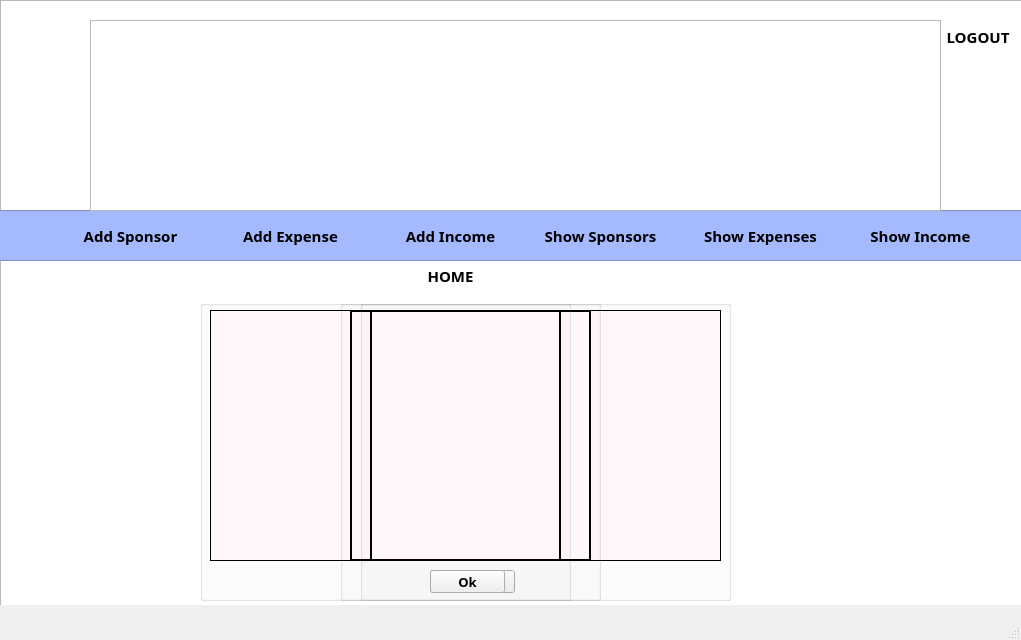
<?xml version="1.0" encoding="UTF-8"?>
<ui version="4.0">
 <class>financeClass</class>
 <widget class="QMainWindow" name="financeClass">
  <property name="geometry">
   <rect>
    <x>0</x>
    <y>0</y>
    <width>1021</width>
    <height>640</height>
   </rect>
  </property>
  <property name="font">
   <font>
    <family>Segoe Print</family>
    <pointsize>16</pointsize>
   </font>
  </property>
  <property name="windowTitle">
   <string>finance</string>
  </property>
  <property name="styleSheet">
   <string notr="true">background-image: url(:/finance/Abstract-wallpaper-for-PC-87 (1).jpg);</string>
  </property>
  <property name="inputMethodHints">
   <set>Qt::ImhDigitsOnly</set>
  </property>
  <widget class="QWidget" name="centralWidget">
   <widget class="QGraphicsView" name="graphicsView">
    <property name="geometry">
     <rect>
      <x>90</x>
      <y>20</y>
      <width>851</width>
      <height>191</height>
     </rect>
    </property>
    <property name="styleSheet">
     <string notr="true">background-image: url(:/Login1/logo.png);</string>
    </property>
   </widget>
   <widget class="QGraphicsView" name="graphicsView_2">
    <property name="geometry">
     <rect>
      <x>-10</x>
      <y>210</y>
      <width>1041</width>
      <height>51</height>
     </rect>
    </property>
    <property name="toolTip">
     <string>&lt;html&gt;&lt;head/&gt;&lt;body&gt;&lt;p&gt;asda&lt;/p&gt;&lt;/body&gt;&lt;/html&gt;</string>
    </property>
    <property name="autoFillBackground">
     <bool>true</bool>
    </property>
    <property name="styleSheet">
     <string notr="true">background-color: rgb(165, 185, 255);</string>
    </property>
   </widget>
   <widget class="QPushButton" name="addsponsorbutton">
    <property name="geometry">
     <rect>
      <x>70</x>
      <y>220</y>
      <width>121</width>
      <height>31</height>
     </rect>
    </property>
    <property name="font">
     <font>
      <family>Segoe Print</family>
      <pointsize>11</pointsize>
      <weight>75</weight>
      <bold>true</bold>
     </font>
    </property>
    <property name="cursor">
     <cursorShape>PointingHandCursor</cursorShape>
    </property>
    <property name="styleSheet">
     <string notr="true">background-image: url(:/finance/Untitled.png);</string>
    </property>
    <property name="text">
     <string>Add Sponsor</string>
    </property>
    <property name="flat">
     <bool>true</bool>
    </property>
   </widget>
   <widget class="QPushButton" name="addexpensebutton">
    <property name="geometry">
     <rect>
      <x>230</x>
      <y>220</y>
      <width>121</width>
      <height>31</height>
     </rect>
    </property>
    <property name="font">
     <font>
      <family>Segoe Print</family>
      <pointsize>11</pointsize>
      <weight>75</weight>
      <bold>true</bold>
     </font>
    </property>
    <property name="cursor">
     <cursorShape>PointingHandCursor</cursorShape>
    </property>
    <property name="styleSheet">
     <string notr="true">background-image: url(:/finance/Untitled.png);</string>
    </property>
    <property name="text">
     <string>Add Expense</string>
    </property>
    <property name="flat">
     <bool>true</bool>
    </property>
   </widget>
   <widget class="QPushButton" name="addincomebutton">
    <property name="geometry">
     <rect>
      <x>390</x>
      <y>220</y>
      <width>121</width>
      <height>31</height>
     </rect>
    </property>
    <property name="font">
     <font>
      <family>Segoe Print</family>
      <pointsize>11</pointsize>
      <weight>75</weight>
      <bold>true</bold>
     </font>
    </property>
    <property name="cursor">
     <cursorShape>PointingHandCursor</cursorShape>
    </property>
    <property name="styleSheet">
     <string notr="true">background-image: url(:/finance/Untitled.png);</string>
    </property>
    <property name="text">
     <string>Add Income</string>
    </property>
    <property name="flat">
     <bool>true</bool>
    </property>
   </widget>
   <widget class="QPushButton" name="showsponsorsbutton">
    <property name="geometry">
     <rect>
      <x>540</x>
      <y>220</y>
      <width>121</width>
      <height>31</height>
     </rect>
    </property>
    <property name="font">
     <font>
      <family>Segoe Print</family>
      <pointsize>11</pointsize>
      <weight>75</weight>
      <bold>true</bold>
     </font>
    </property>
    <property name="cursor">
     <cursorShape>PointingHandCursor</cursorShape>
    </property>
    <property name="styleSheet">
     <string notr="true">background-image: url(:/finance/Untitled.png);</string>
    </property>
    <property name="text">
     <string>Show Sponsors</string>
    </property>
    <property name="flat">
     <bool>true</bool>
    </property>
   </widget>
   <widget class="QPushButton" name="showexpensesbutton">
    <property name="geometry">
     <rect>
      <x>700</x>
      <y>220</y>
      <width>121</width>
      <height>31</height>
     </rect>
    </property>
    <property name="font">
     <font>
      <family>Segoe Print</family>
      <pointsize>11</pointsize>
      <weight>75</weight>
      <bold>true</bold>
     </font>
    </property>
    <property name="cursor">
     <cursorShape>PointingHandCursor</cursorShape>
    </property>
    <property name="styleSheet">
     <string notr="true">background-image: url(:/finance/Untitled.png);</string>
    </property>
    <property name="text">
     <string>Show Expenses</string>
    </property>
    <property name="flat">
     <bool>true</bool>
    </property>
   </widget>
   <widget class="QWidget" name="AddIncomeGroup" native="true">
    <property name="geometry">
     <rect>
      <x>350</x>
      <y>300</y>
      <width>241</width>
      <height>271</height>
     </rect>
    </property>
    <widget class="QPushButton" name="AddIncomeConfirmButton">
     <property name="geometry">
      <rect>
       <x>40</x>
       <y>220</y>
       <width>75</width>
       <height>23</height>
      </rect>
     </property>
     <property name="font">
      <font>
       <family>Segoe Print</family>
       <pointsize>10</pointsize>
       <weight>75</weight>
       <bold>true</bold>
      </font>
     </property>
     <property name="text">
      <string>Confirm</string>
     </property>
    </widget>
    <widget class="QPushButton" name="IncomeCanceButton">
     <property name="geometry">
      <rect>
       <x>140</x>
       <y>220</y>
       <width>75</width>
       <height>23</height>
      </rect>
     </property>
     <property name="font">
      <font>
       <family>Segoe Print</family>
       <pointsize>10</pointsize>
       <weight>75</weight>
       <bold>true</bold>
      </font>
     </property>
     <property name="text">
      <string>Cancel</string>
     </property>
    </widget>
    <widget class="QTextEdit" name="IncomeSponsorNameInput">
     <property name="geometry">
      <rect>
       <x>40</x>
       <y>20</y>
       <width>171</width>
       <height>31</height>
      </rect>
     </property>
     <property name="styleSheet">
      <string notr="true"/>
     </property>
     <property name="placeholderText">
      <string>        Sponsor Name (Required)</string>
     </property>
    </widget>
    <widget class="QTextEdit" name="IncomeSponsorDescriptionInput">
     <property name="geometry">
      <rect>
       <x>40</x>
       <y>110</y>
       <width>171</width>
       <height>101</height>
      </rect>
     </property>
     <property name="styleSheet">
      <string notr="true"/>
     </property>
     <property name="placeholderText">
      <string>              Description</string>
     </property>
    </widget>
   </widget>
   <widget class="QWidget" name="AddSponsorGroup" native="true">
    <property name="geometry">
     <rect>
      <x>350</x>
      <y>300</y>
      <width>241</width>
      <height>181</height>
     </rect>
    </property>
    <widget class="QPushButton" name="ConfirmAddSponsorButton">
     <property name="geometry">
      <rect>
       <x>40</x>
       <y>140</y>
       <width>75</width>
       <height>23</height>
      </rect>
     </property>
     <property name="font">
      <font>
       <family>Segoe Print</family>
       <pointsize>10</pointsize>
       <weight>75</weight>
       <bold>true</bold>
      </font>
     </property>
     <property name="text">
      <string>Confirm</string>
     </property>
    </widget>
    <widget class="QPushButton" name="CancelAddSponsorButton">
     <property name="geometry">
      <rect>
       <x>140</x>
       <y>140</y>
       <width>75</width>
       <height>23</height>
      </rect>
     </property>
     <property name="font">
      <font>
       <family>Segoe Print</family>
       <pointsize>10</pointsize>
       <weight>75</weight>
       <bold>true</bold>
      </font>
     </property>
     <property name="text">
      <string>Cancel</string>
     </property>
    </widget>
    <widget class="QTextEdit" name="SponsorLocationInput">
     <property name="geometry">
      <rect>
       <x>40</x>
       <y>60</y>
       <width>171</width>
       <height>31</height>
      </rect>
     </property>
     <property name="styleSheet">
      <string notr="true"/>
     </property>
     <property name="html">
      <string>&lt;!DOCTYPE HTML PUBLIC &quot;-//W3C//DTD HTML 4.0//EN&quot; &quot;http://www.w3.org/TR/REC-html40/strict.dtd&quot;&gt;
&lt;html&gt;&lt;head&gt;&lt;meta name=&quot;qrichtext&quot; content=&quot;1&quot; /&gt;&lt;style type=&quot;text/css&quot;&gt;
p, li { white-space: pre-wrap; }
&lt;/style&gt;&lt;/head&gt;&lt;body style=&quot; font-family:'MS Shell Dlg 2'; font-size:8.25pt; font-weight:400; font-style:normal;&quot;&gt;
&lt;p style=&quot;-qt-paragraph-type:empty; margin-top:0px; margin-bottom:0px; margin-left:0px; margin-right:0px; -qt-block-indent:0; text-indent:0px;&quot;&gt;&lt;br /&gt;&lt;/p&gt;&lt;/body&gt;&lt;/html&gt;</string>
     </property>
     <property name="placeholderText">
      <string>                   Location</string>
     </property>
    </widget>
    <widget class="QTextEdit" name="SponsorNameInput">
     <property name="geometry">
      <rect>
       <x>40</x>
       <y>20</y>
       <width>171</width>
       <height>31</height>
      </rect>
     </property>
     <property name="styleSheet">
      <string notr="true"/>
     </property>
     <property name="placeholderText">
      <string>         Sponsor Name (Required)</string>
     </property>
    </widget>
   </widget>
   <widget class="QWidget" name="AddExpenseGroup" native="true">
    <property name="geometry">
     <rect>
      <x>350</x>
      <y>300</y>
      <width>241</width>
      <height>181</height>
     </rect>
    </property>
    <widget class="QPushButton" name="ConfirmAddExpenseButton">
     <property name="geometry">
      <rect>
       <x>40</x>
       <y>140</y>
       <width>75</width>
       <height>23</height>
      </rect>
     </property>
     <property name="font">
      <font>
       <family>Segoe Print</family>
       <pointsize>10</pointsize>
       <weight>75</weight>
       <bold>true</bold>
      </font>
     </property>
     <property name="text">
      <string>Confirm</string>
     </property>
    </widget>
    <widget class="QPushButton" name="CancelAddExpenseButton">
     <property name="geometry">
      <rect>
       <x>140</x>
       <y>140</y>
       <width>75</width>
       <height>23</height>
      </rect>
     </property>
     <property name="font">
      <font>
       <family>Segoe Print</family>
       <pointsize>10</pointsize>
       <weight>75</weight>
       <bold>true</bold>
      </font>
     </property>
     <property name="text">
      <string>Cancel</string>
     </property>
    </widget>
    <widget class="QTextEdit" name="AddExpenseDescriptionInput">
     <property name="geometry">
      <rect>
       <x>40</x>
       <y>50</y>
       <width>171</width>
       <height>81</height>
      </rect>
     </property>
     <property name="styleSheet">
      <string notr="true"/>
     </property>
     <property name="html">
      <string>&lt;!DOCTYPE HTML PUBLIC &quot;-//W3C//DTD HTML 4.0//EN&quot; &quot;http://www.w3.org/TR/REC-html40/strict.dtd&quot;&gt;
&lt;html&gt;&lt;head&gt;&lt;meta name=&quot;qrichtext&quot; content=&quot;1&quot; /&gt;&lt;style type=&quot;text/css&quot;&gt;
p, li { white-space: pre-wrap; }
&lt;/style&gt;&lt;/head&gt;&lt;body style=&quot; font-family:'MS Shell Dlg 2'; font-size:8.25pt; font-weight:400; font-style:normal;&quot;&gt;
&lt;p style=&quot;-qt-paragraph-type:empty; margin-top:0px; margin-bottom:0px; margin-left:0px; margin-right:0px; -qt-block-indent:0; text-indent:0px;&quot;&gt;&lt;br /&gt;&lt;/p&gt;&lt;/body&gt;&lt;/html&gt;</string>
     </property>
     <property name="placeholderText">
      <string>            Description (Required)</string>
     </property>
    </widget>
   </widget>
   <widget class="QGroupBox" name="ShowExpenseGroup">
    <property name="geometry">
     <rect>
      <x>200</x>
      <y>300</y>
      <width>531</width>
      <height>301</height>
     </rect>
    </property>
    <property name="styleSheet">
     <string notr="true">background-color: rgb(255, 255, 255);</string>
    </property>
    <property name="title">
     <string/>
    </property>
    <widget class="QPushButton" name="ShowExpenseOkButton">
     <property name="geometry">
      <rect>
       <x>230</x>
       <y>270</y>
       <width>75</width>
       <height>23</height>
      </rect>
     </property>
     <property name="font">
      <font>
       <family>Segoe Print</family>
       <pointsize>10</pointsize>
       <weight>75</weight>
       <bold>true</bold>
      </font>
     </property>
     <property name="text">
      <string>Ok</string>
     </property>
    </widget>
    <widget class="QTableView" name="ShowExpenseTable">
     <property name="geometry">
      <rect>
       <x>10</x>
       <y>10</y>
       <width>511</width>
       <height>251</height>
      </rect>
     </property>
     <property name="styleSheet">
      <string notr="true">background-color: rgb(255, 247, 249);</string>
     </property>
     <property name="frameShape">
      <enum>QFrame::Box</enum>
     </property>
     <property name="frameShadow">
      <enum>QFrame::Plain</enum>
     </property>
     <property name="lineWidth">
      <number>1</number>
     </property>
     <property name="sizeAdjustPolicy">
      <enum>QAbstractScrollArea::AdjustToContents</enum>
     </property>
     <property name="showGrid">
      <bool>true</bool>
     </property>
     <property name="gridStyle">
      <enum>Qt::DashDotDotLine</enum>
     </property>
     <property name="sortingEnabled">
      <bool>true</bool>
     </property>
     <property name="cornerButtonEnabled">
      <bool>false</bool>
     </property>
    </widget>
   </widget>
   <widget class="QGroupBox" name="ShowSponsorsGroup">
    <property name="geometry">
     <rect>
      <x>340</x>
      <y>300</y>
      <width>261</width>
      <height>301</height>
     </rect>
    </property>
    <property name="styleSheet">
     <string notr="true"/>
    </property>
    <property name="title">
     <string/>
    </property>
    <property name="flat">
     <bool>false</bool>
    </property>
    <property name="checkable">
     <bool>false</bool>
    </property>
    <widget class="QPushButton" name="ShowSponsorOkButton">
     <property name="geometry">
      <rect>
       <x>100</x>
       <y>270</y>
       <width>75</width>
       <height>23</height>
      </rect>
     </property>
     <property name="font">
      <font>
       <family>Segoe Print</family>
       <pointsize>10</pointsize>
       <weight>75</weight>
       <bold>true</bold>
      </font>
     </property>
     <property name="text">
      <string>Ok</string>
     </property>
    </widget>
    <widget class="QTableView" name="ShowSponsorsTable">
     <property name="geometry">
      <rect>
       <x>10</x>
       <y>10</y>
       <width>241</width>
       <height>251</height>
      </rect>
     </property>
     <property name="styleSheet">
      <string notr="true">background-color: rgb(255, 247, 249);</string>
     </property>
     <property name="frameShape">
      <enum>QFrame::WinPanel</enum>
     </property>
     <property name="frameShadow">
      <enum>QFrame::Plain</enum>
     </property>
     <property name="lineWidth">
      <number>1</number>
     </property>
     <property name="sizeAdjustPolicy">
      <enum>QAbstractScrollArea::AdjustToContents</enum>
     </property>
     <property name="showGrid">
      <bool>false</bool>
     </property>
     <property name="gridStyle">
      <enum>Qt::DashDotDotLine</enum>
     </property>
     <property name="sortingEnabled">
      <bool>true</bool>
     </property>
     <property name="wordWrap">
      <bool>false</bool>
     </property>
     <property name="cornerButtonEnabled">
      <bool>false</bool>
     </property>
    </widget>
   </widget>
   <widget class="QPushButton" name="showIncomeButton">
    <property name="geometry">
     <rect>
      <x>860</x>
      <y>220</y>
      <width>121</width>
      <height>31</height>
     </rect>
    </property>
    <property name="font">
     <font>
      <family>Segoe Print</family>
      <pointsize>11</pointsize>
      <weight>75</weight>
      <bold>true</bold>
     </font>
    </property>
    <property name="cursor">
     <cursorShape>PointingHandCursor</cursorShape>
    </property>
    <property name="styleSheet">
     <string notr="true">background-image: url(:/finance/Untitled.png);</string>
    </property>
    <property name="text">
     <string>Show Income</string>
    </property>
    <property name="flat">
     <bool>true</bool>
    </property>
   </widget>
   <widget class="QGroupBox" name="ShowIncomeGroup">
    <property name="geometry">
     <rect>
      <x>360</x>
      <y>300</y>
      <width>211</width>
      <height>301</height>
     </rect>
    </property>
    <property name="styleSheet">
     <string notr="true"/>
    </property>
    <property name="title">
     <string/>
    </property>
    <property name="flat">
     <bool>false</bool>
    </property>
    <property name="checkable">
     <bool>false</bool>
    </property>
    <widget class="QPushButton" name="ShowIncomeOkButton">
     <property name="geometry">
      <rect>
       <x>70</x>
       <y>270</y>
       <width>75</width>
       <height>23</height>
      </rect>
     </property>
     <property name="font">
      <font>
       <family>Segoe Print</family>
       <pointsize>10</pointsize>
       <weight>75</weight>
       <bold>true</bold>
      </font>
     </property>
     <property name="text">
      <string>Ok</string>
     </property>
    </widget>
    <widget class="QTableView" name="ShowIncomeTable">
     <property name="geometry">
      <rect>
       <x>10</x>
       <y>10</y>
       <width>191</width>
       <height>251</height>
      </rect>
     </property>
     <property name="styleSheet">
      <string notr="true">background-color: rgb(255, 247, 249);</string>
     </property>
     <property name="frameShape">
      <enum>QFrame::WinPanel</enum>
     </property>
     <property name="frameShadow">
      <enum>QFrame::Plain</enum>
     </property>
     <property name="lineWidth">
      <number>1</number>
     </property>
     <property name="sizeAdjustPolicy">
      <enum>QAbstractScrollArea::AdjustToContents</enum>
     </property>
     <property name="showGrid">
      <bool>false</bool>
     </property>
     <property name="gridStyle">
      <enum>Qt::DashDotDotLine</enum>
     </property>
     <property name="sortingEnabled">
      <bool>true</bool>
     </property>
     <property name="wordWrap">
      <bool>false</bool>
     </property>
     <property name="cornerButtonEnabled">
      <bool>false</bool>
     </property>
    </widget>
   </widget>
   <widget class="QPushButton" name="addexpensebutton_2">
    <property name="geometry">
     <rect>
      <x>390</x>
      <y>260</y>
      <width>121</width>
      <height>31</height>
     </rect>
    </property>
    <property name="font">
     <font>
      <family>Segoe Print</family>
      <pointsize>11</pointsize>
      <weight>75</weight>
      <bold>true</bold>
     </font>
    </property>
    <property name="cursor">
     <cursorShape>PointingHandCursor</cursorShape>
    </property>
    <property name="styleSheet">
     <string notr="true">background-image: url(:/finance/Untitled.png);</string>
    </property>
    <property name="text">
     <string>HOME</string>
    </property>
    <property name="flat">
     <bool>true</bool>
    </property>
   </widget>
   <widget class="QPushButton" name="addexpensebutton_3">
    <property name="geometry">
     <rect>
      <x>940</x>
      <y>20</y>
      <width>76</width>
      <height>34</height>
     </rect>
    </property>
    <property name="font">
     <font>
      <family>Segoe Print</family>
      <pointsize>11</pointsize>
      <weight>75</weight>
      <bold>true</bold>
     </font>
    </property>
    <property name="cursor">
     <cursorShape>PointingHandCursor</cursorShape>
    </property>
    <property name="styleSheet">
     <string notr="true">background-image: url(:/finance/Untitled.png);</string>
    </property>
    <property name="text">
     <string>LOGOUT</string>
    </property>
    <property name="flat">
     <bool>true</bool>
    </property>
   </widget>
   <widget class="QGraphicsView" name="graphicsView_3">
    <property name="geometry">
     <rect>
      <x>0</x>
      <y>0</y>
      <width>1024</width>
      <height>641</height>
     </rect>
    </property>
    <property name="styleSheet">
     <string notr="true">background-image: url(:/Login1/Abstract-wallpaper-for-PC-87 (1).jpg);</string>
    </property>
   </widget>
   <zorder>graphicsView_3</zorder>
   <zorder>graphicsView_2</zorder>
   <zorder>graphicsView</zorder>
   <zorder>addsponsorbutton</zorder>
   <zorder>addincomebutton</zorder>
   <zorder>addexpensebutton</zorder>
   <zorder>showexpensesbutton</zorder>
   <zorder>showsponsorsbutton</zorder>
   <zorder>AddIncomeGroup</zorder>
   <zorder>AddSponsorGroup</zorder>
   <zorder>AddExpenseGroup</zorder>
   <zorder>ShowExpenseGroup</zorder>
   <zorder>ShowSponsorsGroup</zorder>
   <zorder>showIncomeButton</zorder>
   <zorder>ShowIncomeGroup</zorder>
   <zorder>addexpensebutton_2</zorder>
   <zorder>addexpensebutton_3</zorder>
  </widget>
  <widget class="QStatusBar" name="statusBar"/>
 </widget>
 <layoutdefault spacing="6" margin="11"/>
 <resources>
  <include location="login1.qrc"/>
 </resources>
 <connections>
  <connection>
   <sender>addsponsorbutton</sender>
   <signal>clicked()</signal>
   <receiver>financeClass</receiver>
   <slot>showAddSponsorsGroup()</slot>
   <hints>
    <hint type="sourcelabel">
     <x>190</x>
     <y>283</y>
    </hint>
    <hint type="destinationlabel">
     <x>215</x>
     <y>308</y>
    </hint>
   </hints>
  </connection>
  <connection>
   <sender>addincomebutton</sender>
   <signal>clicked()</signal>
   <receiver>financeClass</receiver>
   <slot>showAddIncomeGroup()</slot>
   <hints>
    <hint type="sourcelabel">
     <x>510</x>
     <y>283</y>
    </hint>
    <hint type="destinationlabel">
     <x>633</x>
     <y>302</y>
    </hint>
   </hints>
  </connection>
  <connection>
   <sender>addexpensebutton</sender>
   <signal>clicked()</signal>
   <receiver>financeClass</receiver>
   <slot>showAddExpenseGroup()</slot>
   <hints>
    <hint type="sourcelabel">
     <x>350</x>
     <y>283</y>
    </hint>
    <hint type="destinationlabel">
     <x>353</x>
     <y>305</y>
    </hint>
   </hints>
  </connection>
  <connection>
   <sender>IncomeCanceButton</sender>
   <signal>clicked()</signal>
   <receiver>financeClass</receiver>
   <slot>CancelButtonFunction()</slot>
   <hints>
    <hint type="sourcelabel">
     <x>507</x>
     <y>565</y>
    </hint>
    <hint type="destinationlabel">
     <x>638</x>
     <y>561</y>
    </hint>
   </hints>
  </connection>
  <connection>
   <sender>CancelAddSponsorButton</sender>
   <signal>clicked()</signal>
   <receiver>financeClass</receiver>
   <slot>CancelButtonFunction()</slot>
   <hints>
    <hint type="sourcelabel">
     <x>543</x>
     <y>492</y>
    </hint>
    <hint type="destinationlabel">
     <x>630</x>
     <y>486</y>
    </hint>
   </hints>
  </connection>
  <connection>
   <sender>CancelAddExpenseButton</sender>
   <signal>clicked()</signal>
   <receiver>financeClass</receiver>
   <slot>CancelButtonFunction()</slot>
   <hints>
    <hint type="sourcelabel">
     <x>564</x>
     <y>479</y>
    </hint>
    <hint type="destinationlabel">
     <x>608</x>
     <y>481</y>
    </hint>
   </hints>
  </connection>
  <connection>
   <sender>ConfirmAddExpenseButton</sender>
   <signal>clicked()</signal>
   <receiver>financeClass</receiver>
   <slot>AddExpenseDetails()</slot>
   <hints>
    <hint type="sourcelabel">
     <x>464</x>
     <y>476</y>
    </hint>
    <hint type="destinationlabel">
     <x>693</x>
     <y>427</y>
    </hint>
   </hints>
  </connection>
  <connection>
   <sender>AddIncomeConfirmButton</sender>
   <signal>clicked()</signal>
   <receiver>financeClass</receiver>
   <slot>AddIncomeDetails()</slot>
   <hints>
    <hint type="sourcelabel">
     <x>423</x>
     <y>564</y>
    </hint>
    <hint type="destinationlabel">
     <x>318</x>
     <y>565</y>
    </hint>
   </hints>
  </connection>
  <connection>
   <sender>ConfirmAddSponsorButton</sender>
   <signal>clicked()</signal>
   <receiver>financeClass</receiver>
   <slot>AddNewSponsor()</slot>
   <hints>
    <hint type="sourcelabel">
     <x>401</x>
     <y>485</y>
    </hint>
    <hint type="destinationlabel">
     <x>310</x>
     <y>478</y>
    </hint>
   </hints>
  </connection>
  <connection>
   <sender>showexpensesbutton</sender>
   <signal>clicked()</signal>
   <receiver>financeClass</receiver>
   <slot>showShowExpenseGroup()</slot>
   <hints>
    <hint type="sourcelabel">
     <x>793</x>
     <y>281</y>
    </hint>
    <hint type="destinationlabel">
     <x>793</x>
     <y>318</y>
    </hint>
   </hints>
  </connection>
  <connection>
   <sender>ShowExpenseOkButton</sender>
   <signal>clicked()</signal>
   <receiver>financeClass</receiver>
   <slot>CancelButtonFunction()</slot>
   <hints>
    <hint type="sourcelabel">
     <x>504</x>
     <y>625</y>
    </hint>
    <hint type="destinationlabel">
     <x>529</x>
     <y>638</y>
    </hint>
   </hints>
  </connection>
  <connection>
   <sender>showsponsorsbutton</sender>
   <signal>clicked()</signal>
   <receiver>financeClass</receiver>
   <slot>showShowSponsorsGroup()</slot>
   <hints>
    <hint type="sourcelabel">
     <x>660</x>
     <y>283</y>
    </hint>
    <hint type="destinationlabel">
     <x>758</x>
     <y>314</y>
    </hint>
   </hints>
  </connection>
  <connection>
   <sender>ShowSponsorOkButton</sender>
   <signal>clicked()</signal>
   <receiver>financeClass</receiver>
   <slot>CancelButtonFunction()</slot>
   <hints>
    <hint type="sourcelabel">
     <x>440</x>
     <y>625</y>
    </hint>
    <hint type="destinationlabel">
     <x>298</x>
     <y>639</y>
    </hint>
   </hints>
  </connection>
  <connection>
   <sender>showIncomeButton</sender>
   <signal>clicked()</signal>
   <receiver>financeClass</receiver>
   <slot>showShowIncomeGroup()</slot>
   <hints>
    <hint type="sourcelabel">
     <x>887</x>
     <y>274</y>
    </hint>
    <hint type="destinationlabel">
     <x>859</x>
     <y>300</y>
    </hint>
   </hints>
  </connection>
  <connection>
   <sender>ShowIncomeOkButton</sender>
   <signal>clicked()</signal>
   <receiver>financeClass</receiver>
   <slot>CancelButtonFunction()</slot>
   <hints>
    <hint type="sourcelabel">
     <x>504</x>
     <y>625</y>
    </hint>
    <hint type="destinationlabel">
     <x>869</x>
     <y>638</y>
    </hint>
   </hints>
  </connection>
  <connection>
   <sender>addexpensebutton_2</sender>
   <signal>clicked()</signal>
   <receiver>financeClass</receiver>
   <slot>goHome()</slot>
   <hints>
    <hint type="sourcelabel">
     <x>467</x>
     <y>316</y>
    </hint>
    <hint type="destinationlabel">
     <x>516</x>
     <y>-11</y>
    </hint>
   </hints>
  </connection>
  <connection>
   <sender>addexpensebutton_3</sender>
   <signal>clicked()</signal>
   <receiver>financeClass</receiver>
   <slot>logout()</slot>
   <hints>
    <hint type="sourcelabel">
     <x>949</x>
     <y>308</y>
    </hint>
    <hint type="destinationlabel">
     <x>883</x>
     <y>-9</y>
    </hint>
   </hints>
  </connection>
 </connections>
 <slots>
  <slot>showAddSponsorsGroup()</slot>
  <slot>AddNewSponsor()</slot>
  <slot>CancelButtonFunction()</slot>
  <slot>showAddIncomeGroup()</slot>
  <slot>AddIncomeDetails()</slot>
  <slot>showAddExpenseGroup()</slot>
  <slot>AddExpenseDetails()</slot>
  <slot>showShowExpenseGroup()</slot>
  <slot>showShowSponsorsGroup()</slot>
  <slot>showShowIncomeGroup()</slot>
  <slot>goHome()</slot>
  <slot>logout()</slot>
 </slots>
</ui>
